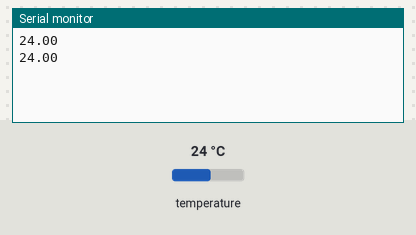
The sketch below on a simulated Arduino Uno, built with avr-gcc and run on an emulated ATmega328P. Shown: the last lines printed to the serial monitor. Inputs (shaded band) come from the test bench; at power-on: temperature 24 °C.

Above: at 3.8 s.
3.9 s: temperature set to 12 °C
At 5.7 s:
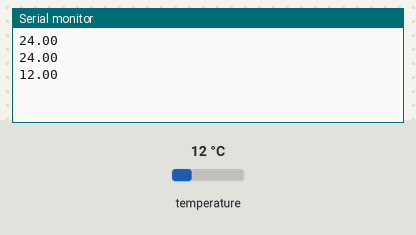
6.7 s: temperature set to 19 °C
At 7.5 s:
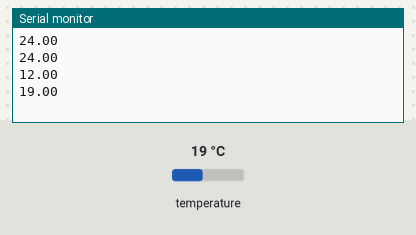
Timing chart, 0 to 9.7 s (numbered marks = the images above; inputs shaded):
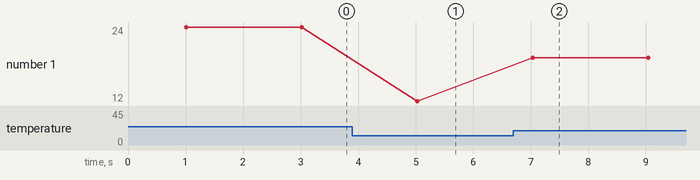

The sketch:

MAX31850_Temperature.ino
```cpp
#include <OneWire.h>

#define ONE_WIRE_PIN 10  // Change to your MAX31850 data pin

OneWire ds(ONE_WIRE_PIN);

void setup() {
  Serial.begin(9600);
  while (!Serial); // Wait for Serial Monitor (Teensy only)
}

void loop() {
  byte data[9];
  int16_t raw;
  float celsius;

  // Trigger temperature conversion
  ds.reset();
  ds.skip();           // Skip ROM, only one sensor
  ds.write(0x44, 1);   // Start conversion
  delay(1000);         // Wait for conversion (~750 ms)

  // Read scratchpad
  ds.reset();
  ds.skip();
  ds.write(0xBE);      // Read scratchpad
  for (byte i = 0; i < 9; i++) {
    data[i] = ds.read();
  }

  // Convert raw to Celsius
  raw = (data[1] << 8) | data[0];
  if (raw & 0x01) {
    // Fault detected
    Serial.println("NaN");
  } else {
    celsius = (float)raw / 16.0;
    Serial.println(celsius, 2);  // Print Celsius with 2 decimal places
  }

  delay(1000);  // Print once per second
}
```

Measured:
- after the input at 3.9 s, the serial monitor: prints a new line after 1.1 s (image 1)
- after the input at 6.7 s, the serial monitor: prints a new line after 0.33 s (image 2)
- plotted number 1: 24 → 12 after the input at 3.9 s, 12 → 19 after the input at 6.7 s
